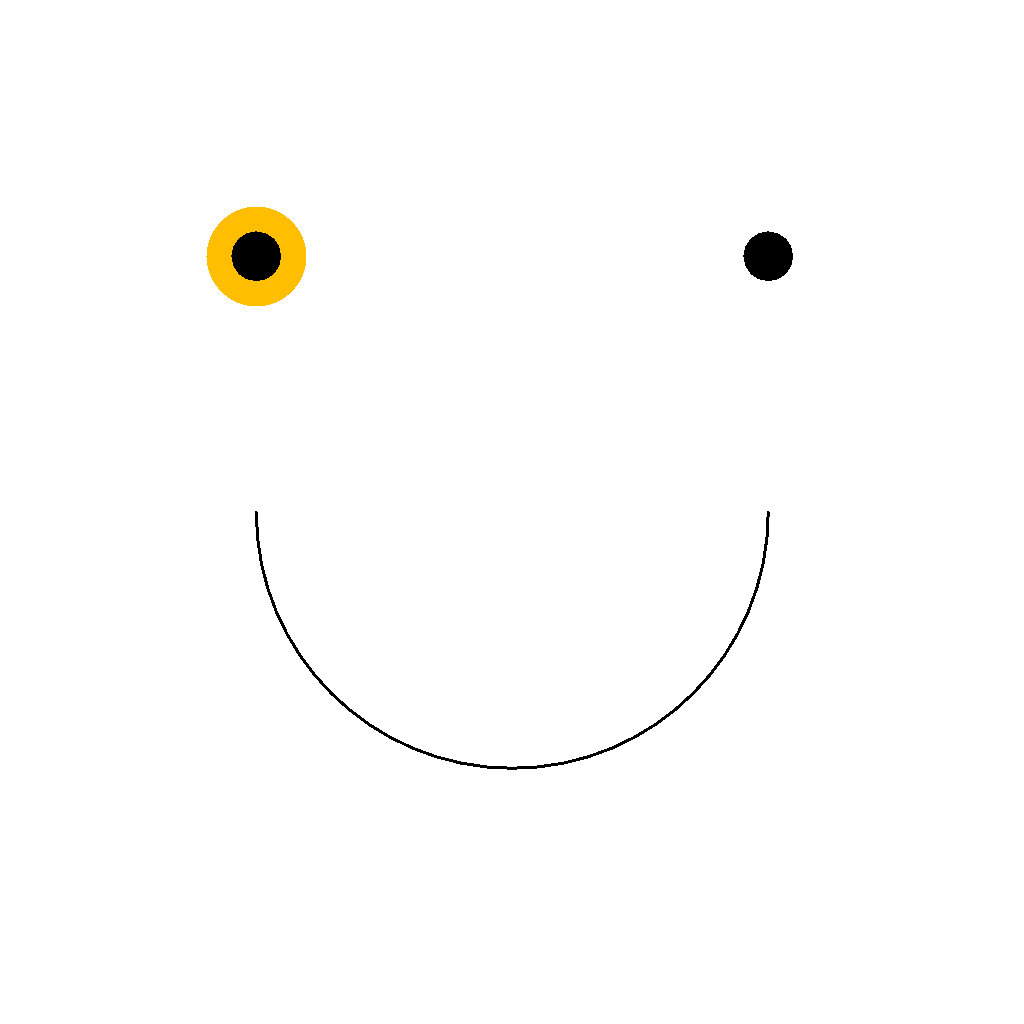
Frame 1 (no input)
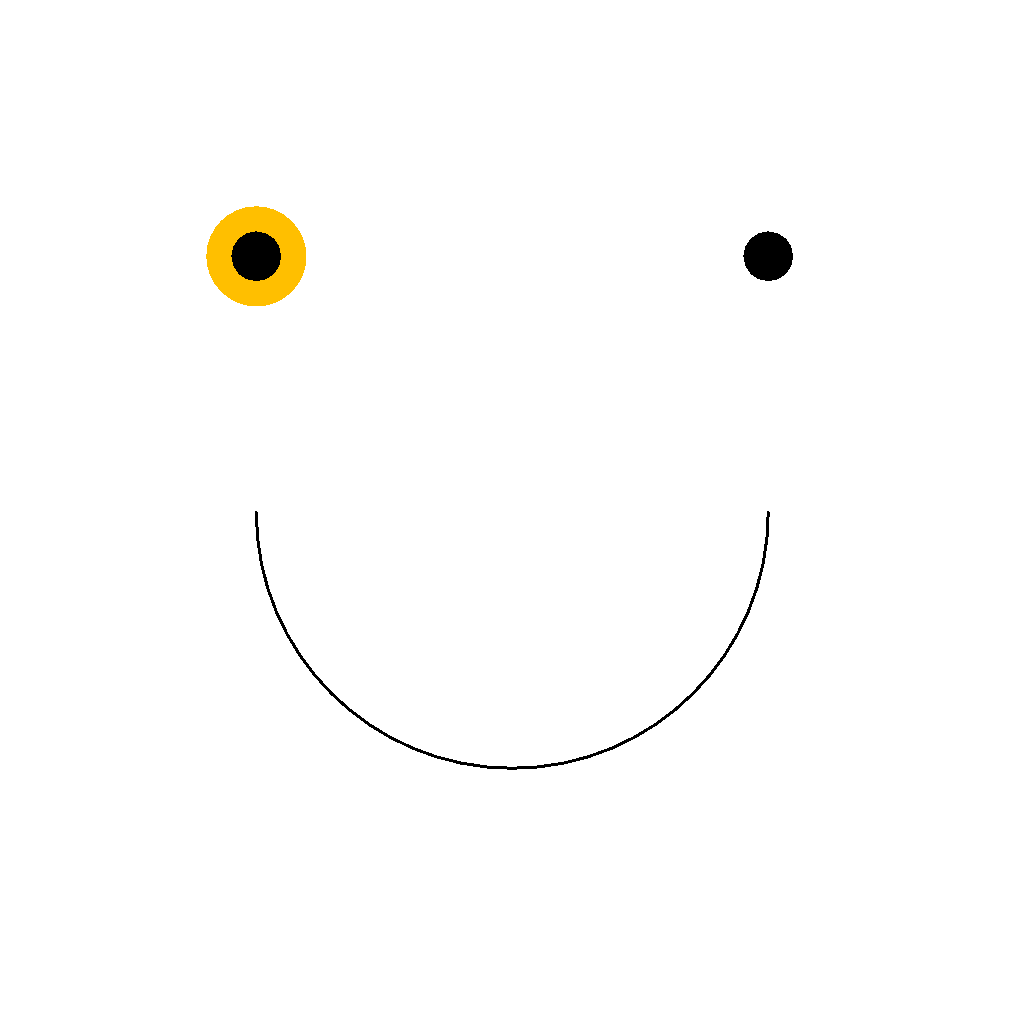
Frame 60 (the mouse pressed at the canvas centre just before this capture)
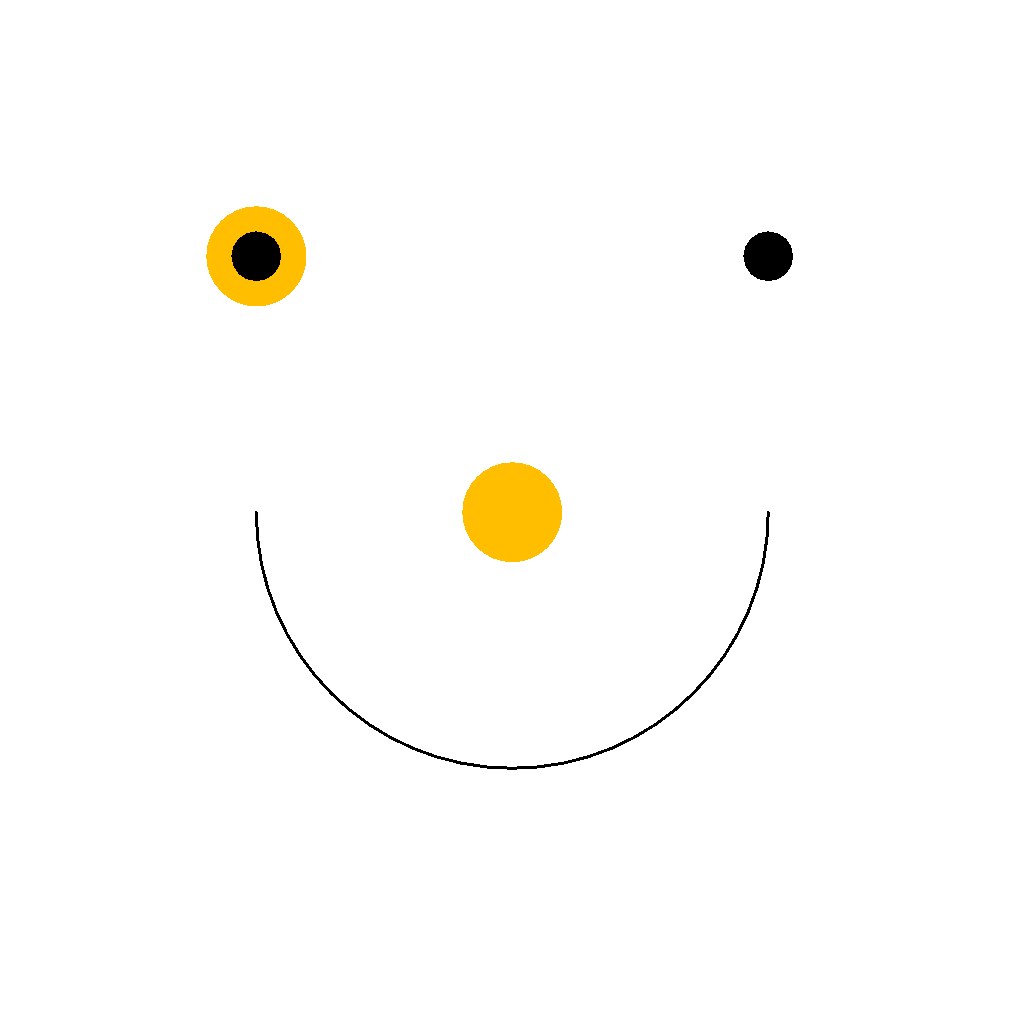
Frame 120 (the mouse held since frame 60 and released just before this capture)

The Processing sketch that drew these frames (run headless with seeded random() and noise(); from frame 60 on, the mouse is pressed at the canvas centre):

// Processing sketch: lecture_240925b_constrain
// ── lecture_240925b_constrain.pde
void setup(){
  size(1024, 1024);
  background(255); // only in setup so we build up our canvas
  noSmooth(); // no aliasing
}

void draw(){
  // follow the mouse
  noStroke();
  fill(#ffbf00);
  
  int x = (int)constrain(mouseX, width*0.25, width*0.75);
    // mouseX: [0..width)
    // constrained: [256..768] or [width*25%..width*75%]
  int y = (int)constrain(mouseY, height*0.25, height*0.75);
  
  // draw a yellow circle at (x, y)
  circle(x, y, 100);
  
  // redraw the smiley face on top of everything
  fill(0);
  strokeWeight(3);
  circle(width*.25, height*.25, 50);
  circle(width*.75, height*.25, 50);
  noFill();
  stroke(0);
  arc(width*.50, height*.50,
      width*.50, height*.50, 0, TAU*0.5);
}

// this gets called whenever... the mouse gets clicked!
void mouseClicked(){
  save("output.png");
  println("saved!");
}
